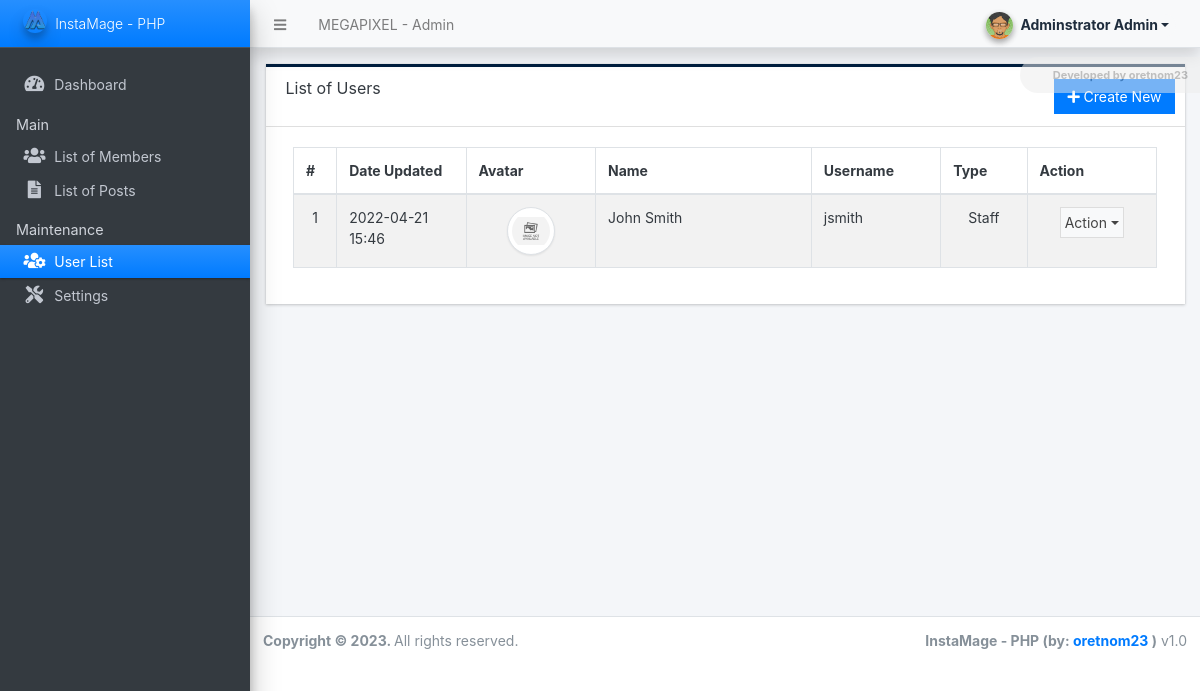
Page /admin/?page=user/list (signed in) on the committed database.
### tables this page shows
CREATE TABLE `users` (
  `id` int(50) NOT NULL,
  `firstname` varchar(250) NOT NULL,
  `middlename` text DEFAULT NULL,
  `lastname` varchar(250) NOT NULL,
  `username` text NOT NULL,
  `password` text NOT NULL,
  `avatar` text DEFAULT NULL,
  `last_login` datetime DEFAULT NULL,
  `type` tinyint(1) NOT NULL DEFAULT 0,
  `date_added` datetime NOT NULL DEFAULT current_timestamp(),
  `date_updated` datetime DEFAULT current_timestamp() ON UPDATE current_timestamp()
);

### classes/DBConnection.php (called while the page is built, shortened)
<?php
class DBConnection{
    private $host = DB_SERVER;
    private $username = DB_USERNAME;
    private $password = DB_PASSWORD;
    private $database = DB_NAME;
    public $conn;
    public function __construct(){
        if (!isset($this->conn)) {
            $this->conn = new mysqli($this->host, $this->username, $this->password, $this->database);
        }
    }
}
?>

### classes/SystemSettings.php (called while the page is built, shortened)
<?php
class SystemSettings extends DBConnection{
	function userdata($field = ''){
		if(!empty($field)){
			if(isset($_SESSION['userdata'][$field]))
				return $_SESSION['userdata'][$field];
			else
				return null;
		}else{
			return false;
		}
	}
}
$_settings = new SystemSettings();
?>

### config.php (called while the page is built, shortened)
<?php
require_once('classes/DBConnection.php');
require_once('classes/SystemSettings.php');
function validate_image($file){
	if(!empty($file)){
        $ex = explode("?",$file);
        $file = $ex[0];
        $ts = isset($ex[1]) ? "?".$ex[1] : '';
		if(is_file(base_app.$file)){
			return base_url.$file.$ts;
		}else{
			return base_url.'dist/img/no-image-available.png';
		}
	}else{
		return base_url.'dist/img/no-image-available.png';
	}
}
?>

### admin/user/list.php (the view, shortened to what this page needs)
<div class="card card-outline rounded-0 card-navy">
	<div class="card-header">
		<h3 class="card-title">List of Users</h3>
		<div class="card-tools">
			<a href="./?page=user/manage_user" id="create_new" class="btn btn-flat btn-primary"><span class="fas fa-plus"></span>  Create New</a>
		</div>
	</div>
	<div class="card-body">
        <div class="container-fluid">
			<table class="table table-hover table-striped table-bordered" id="list">
				<colgroup>
					<col width="5%">
					<col width="15%">
					<col width="15%">
					<col width="25%">
					<col width="15%">
					<col width="10%">
					<col width="15%">
				</colgroup>
				<thead>
					<tr>
						<th>#</th>
						<th>Date Updated</th>
						<th>Avatar</th>
						<th>Name</th>
						<th>Username</th>
						<th>Type</th>
						<th>Action</th>
					</tr>
				</thead>
				<tbody>
					<?php
					$i = 1;
						$qry = $conn->query("SELECT *, concat(firstname,' ', lastname) as `name` from `users` where id != '{$_settings->userdata('id')}' order by concat(firstname,' ', lastname) asc ");
						while($row = $qry->fetch_assoc()):
					?>
						<tr>
							<td class="text-center"><?php echo $i++; ?></td>
							<td><?php echo date("Y-m-d H:i",strtotime($row['date_updated'])) ?></td>
							<td class="text-center">
                                <img src="<?= validate_image($row['avatar']) ?>" alt="" class="img-thumbnail rounded-circle user-avatar">
                            </td>
							<td><?php echo $row['name'] ?></td>
							<td><?php echo $row['username'] ?></td>
							<td class="text-center">
                                <?php if($row['type'] == 1): ?>
                                    Administrator
                                <?php elseif($row['type'] == 2): ?>
                                    Staff
                                <?php else: ?>
									N/A
                                <?php endif; ?>
                            </td>
							<td align="center">
								 <button type="button" class="btn btn-flat p-1 btn-default btn-sm dropdown-toggle dropdown-icon" data-toggle="dropdown">
				                  		Action
				                  </button>
							</td>
						</tr>
					<?php endwhile; ?>
				</tbody>
			</table>
		</div>
	</div>
</div>

### admin/user/list.php (style rules this page uses)
.user-avatar { width:3rem; height:3rem; object-fit:scale-down; object-position:center center; }

### rows in the picture
users: date_updated "2022-04-21 15:46", name "John Smith", username "jsmith", type "Staff"

### other values in the picture
$_settings->info('name') "MEGAPIXEL"
$_settings->userdata('firstname').' '.$_settings->userdata('lastname') "Adminstrator Admin"
$_settings->info('short_name') "InstaMage - PHP"
